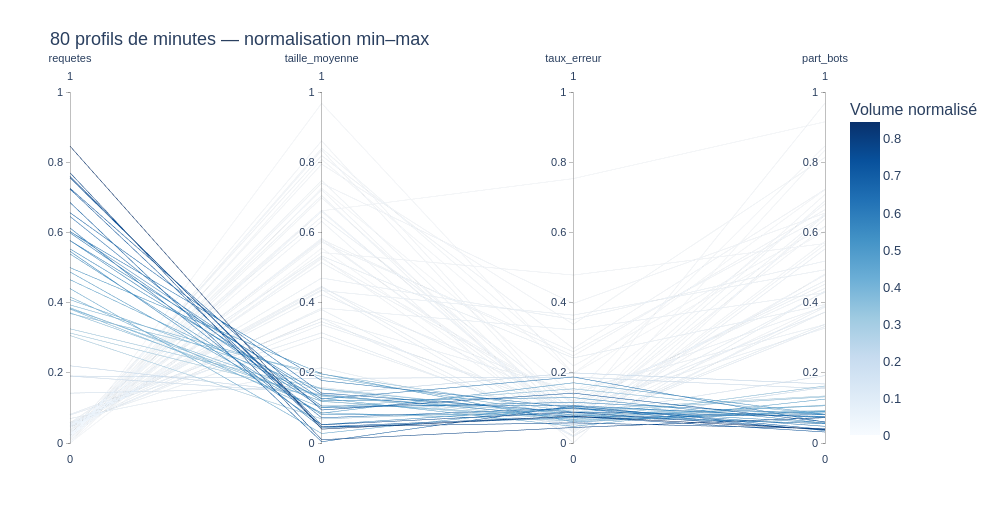

The notebook cell this image was saved under:
### Markdown cell above
### <b><div style='padding:15px;background-color:#d8dcd6;color:#030aa7;font-size:120%;text-align: left'>Plotly</div></b>

### Code cell
ID_GRAPHIQUE = '04_06'
BIBLIOTHEQUE = 'plotly'
fig=go.Figure(go.Parcoords(dimensions=[dict(label=c,values=ech[c],range=[0,1]) for c in variables],line=dict(color=ech.requetes,colorscale='Blues',showscale=True,colorbar_title='Volume normalisé')))
montrer_plotly(fig,'80 profils de minutes — normalisation min–max')
